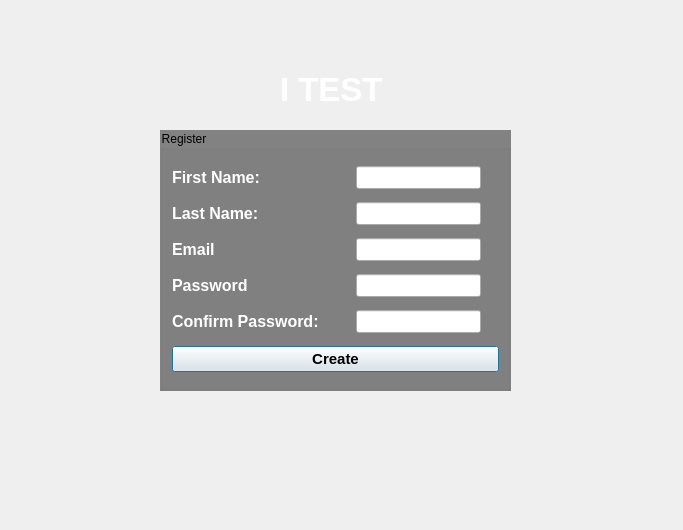
<?xml version="1.0" encoding="UTF-8"?>
<ui version="4.0">
 <class>brosithst2</class>
 <widget class="QDialog" name="brosithst2">
  <property name="geometry">
   <rect>
    <x>0</x>
    <y>0</y>
    <width>683</width>
    <height>530</height>
   </rect>
  </property>
  <property name="windowTitle">
   <string>Dialog</string>
  </property>
  <property name="styleSheet">
   <string notr="true">#brosithst2 {
 border-image: url(:/image/photo_2021-10-02_13-54-03.jpg);
}
</string>
  </property>
  <widget class="QGroupBox" name="groupBox">
   <property name="geometry">
    <rect>
     <x>160</x>
     <y>130</y>
     <width>351</width>
     <height>261</height>
    </rect>
   </property>
   <property name="whatsThis">
    <string>&lt;html&gt;&lt;head/&gt;&lt;body&gt;&lt;p&gt;&lt;br/&gt;&lt;/p&gt;&lt;/body&gt;&lt;/html&gt;</string>
   </property>
   <property name="styleSheet">
    <string notr="true">#groupBox {

background: rgb(130, 130, 130);
broder-radius: 5px;

}</string>
   </property>
   <property name="title">
    <string>Register</string>
   </property>
   <layout class="QGridLayout" name="gridLayout">
    <item row="2" column="0">
     <layout class="QGridLayout" name="gridLayout_4">
      <item row="0" column="0">
       <widget class="QLabel" name="label_3">
        <property name="font">
         <font>
          <pointsize>12</pointsize>
          <weight>75</weight>
          <bold>true</bold>
         </font>
        </property>
        <property name="styleSheet">
         <string notr="true">color: rgb(255, 255, 255)</string>
        </property>
        <property name="text">
         <string>Last Name:</string>
        </property>
       </widget>
      </item>
      <item row="0" column="1" alignment="Qt::AlignHCenter">
       <widget class="QLineEdit" name="lineEdit_2">
        <property name="font">
         <font>
          <pointsize>10</pointsize>
         </font>
        </property>
       </widget>
      </item>
     </layout>
    </item>
    <item row="4" column="0">
     <layout class="QGridLayout" name="gridLayout_6">
      <item row="0" column="0">
       <widget class="QLabel" name="label_5">
        <property name="font">
         <font>
          <pointsize>12</pointsize>
          <weight>75</weight>
          <bold>true</bold>
         </font>
        </property>
        <property name="styleSheet">
         <string notr="true">color: rgb(255, 255, 255)</string>
        </property>
        <property name="text">
         <string>Password</string>
        </property>
       </widget>
      </item>
      <item row="0" column="1" alignment="Qt::AlignHCenter">
       <widget class="QLineEdit" name="lineEdit_4">
        <property name="font">
         <font>
          <pointsize>10</pointsize>
         </font>
        </property>
       </widget>
      </item>
     </layout>
    </item>
    <item row="5" column="0">
     <layout class="QGridLayout" name="gridLayout_7">
      <item row="0" column="0">
       <widget class="QLabel" name="label_6">
        <property name="font">
         <font>
          <pointsize>12</pointsize>
          <weight>75</weight>
          <bold>true</bold>
         </font>
        </property>
        <property name="styleSheet">
         <string notr="true">color: rgb(255, 255, 255)</string>
        </property>
        <property name="text">
         <string>Confirm Password:</string>
        </property>
       </widget>
      </item>
      <item row="0" column="1" alignment="Qt::AlignHCenter">
       <widget class="QLineEdit" name="lineEdit_5">
        <property name="font">
         <font>
          <pointsize>10</pointsize>
         </font>
        </property>
       </widget>
      </item>
     </layout>
    </item>
    <item row="6" column="0">
     <widget class="QPushButton" name="pushButton">
      <property name="font">
       <font>
        <pointsize>11</pointsize>
        <weight>75</weight>
        <bold>true</bold>
       </font>
      </property>
      <property name="styleSheet">
       <string notr="true">#pushBotton {
color: rgb(255, 255, 255);
background-color: rgb(85, 85, 255);
}</string>
      </property>
      <property name="text">
       <string>Create</string>
      </property>
     </widget>
    </item>
    <item row="3" column="0">
     <layout class="QGridLayout" name="gridLayout_5">
      <item row="0" column="0">
       <widget class="QLabel" name="label_4">
        <property name="font">
         <font>
          <pointsize>12</pointsize>
          <weight>75</weight>
          <bold>true</bold>
         </font>
        </property>
        <property name="styleSheet">
         <string notr="true">color: rgb(255, 255, 255)</string>
        </property>
        <property name="text">
         <string>Email</string>
        </property>
       </widget>
      </item>
      <item row="0" column="1" alignment="Qt::AlignHCenter">
       <widget class="QLineEdit" name="lineEdit_3">
        <property name="font">
         <font>
          <pointsize>10</pointsize>
         </font>
        </property>
       </widget>
      </item>
     </layout>
    </item>
    <item row="1" column="0">
     <layout class="QGridLayout" name="gridLayout_3">
      <item row="0" column="0">
       <widget class="QLabel" name="label_2">
        <property name="font">
         <font>
          <pointsize>12</pointsize>
          <weight>75</weight>
          <italic>false</italic>
          <bold>true</bold>
         </font>
        </property>
        <property name="styleSheet">
         <string notr="true">color: rgb(255, 255, 255)</string>
        </property>
        <property name="text">
         <string>First Name:</string>
        </property>
       </widget>
      </item>
      <item row="0" column="1" alignment="Qt::AlignHCenter">
       <widget class="QLineEdit" name="lineEdit">
        <property name="sizePolicy">
         <sizepolicy hsizetype="Expanding" vsizetype="Fixed">
          <horstretch>0</horstretch>
          <verstretch>0</verstretch>
         </sizepolicy>
        </property>
        <property name="font">
         <font>
          <pointsize>10</pointsize>
         </font>
        </property>
        <property name="styleSheet">
         <string notr="true"/>
        </property>
        <property name="text">
         <string/>
        </property>
       </widget>
      </item>
     </layout>
    </item>
   </layout>
  </widget>
  <widget class="QLabel" name="label">
   <property name="geometry">
    <rect>
     <x>280</x>
     <y>70</y>
     <width>104</width>
     <height>38</height>
    </rect>
   </property>
   <property name="font">
    <font>
     <pointsize>25</pointsize>
     <weight>75</weight>
     <bold>true</bold>
    </font>
   </property>
   <property name="styleSheet">
    <string notr="true">color: rgb(255, 255, 255)</string>
   </property>
   <property name="text">
    <string>I TEST</string>
   </property>
  </widget>
 </widget>
 <resources/>
 <connections/>
</ui>
